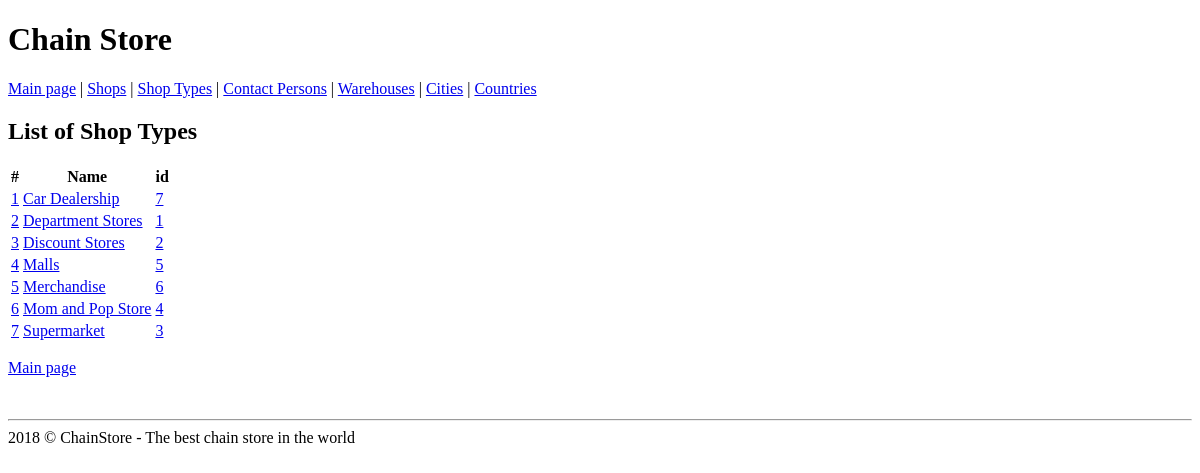
The app's page /shoptype/, older data.
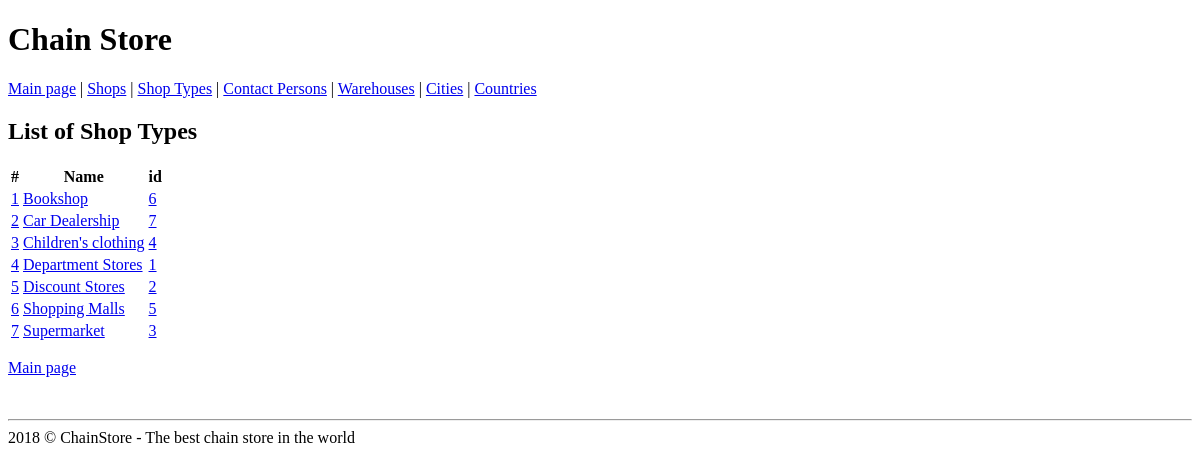
The same page, newer data.
### shop/models.py (models this page shows, shortened)
class ShopType(models.Model):
    name = models.CharField(max_length=50, verbose_name='shop type', unique=True)
    description = models.TextField()
    class Meta:
        ordering = ('name',)

### shop/views.py (the view)
# urls.py: path('shoptype/', ShopTypeList.as_view(), name='shoptype'),
class ShopTypeList(ListView):
    model = ShopType
    context_object_name = 'shoptypes'
    template_name = 'shop/shoptype_list.html'
    def get_context_data(self, **kwargs):
        context = super().get_context_data(**kwargs)
        context['main_menu_key'] = 'shoptypes'
        return context

### shop/templates/shop/shoptype_list.html (shortened to what this page needs)
{% extends 'base.html' %}
{% block content %}
    <h2>List of Shop Types</h2>
    {% if shoptypes %}
        <table class="table">
            <thead>
            <tr>
                <th>#</th>
                <th>Name</th>
                <th>id</th>
            </tr>
            </thead>
            <tbody>
            {% for shoptype in shoptypes %}
                <tr>
                    <td><a href="{% url 'shoptype' pk=shoptype.pk %}">{{ forloop.counter }}</a></td>
                    <td><a href="{% url 'shoptype' pk=shoptype.pk %}">{{ shoptype.name }}</a></td>
                    <td><a href="{% url 'shoptype' pk=shoptype.pk %}">{{ shoptype.pk }}</a></td>
                </tr>
            {% endfor %}
            </tbody>
        </table>
    {% else %}
        <p class="text-muted">
            <i>List of Shop Types is empty.</i>
        </p>
    {% endif %}
{% endblock %}

Row changes from the older to the newer data that the page shows:
changed ShopType id 6: name "Merchandise" → "Bookshop"; moves up the list
changed ShopType id 4: name "Mom and Pop Store" → "Children's clothing"; moves up the list
changed ShopType id 5: name "Malls" → "Shopping Malls"
